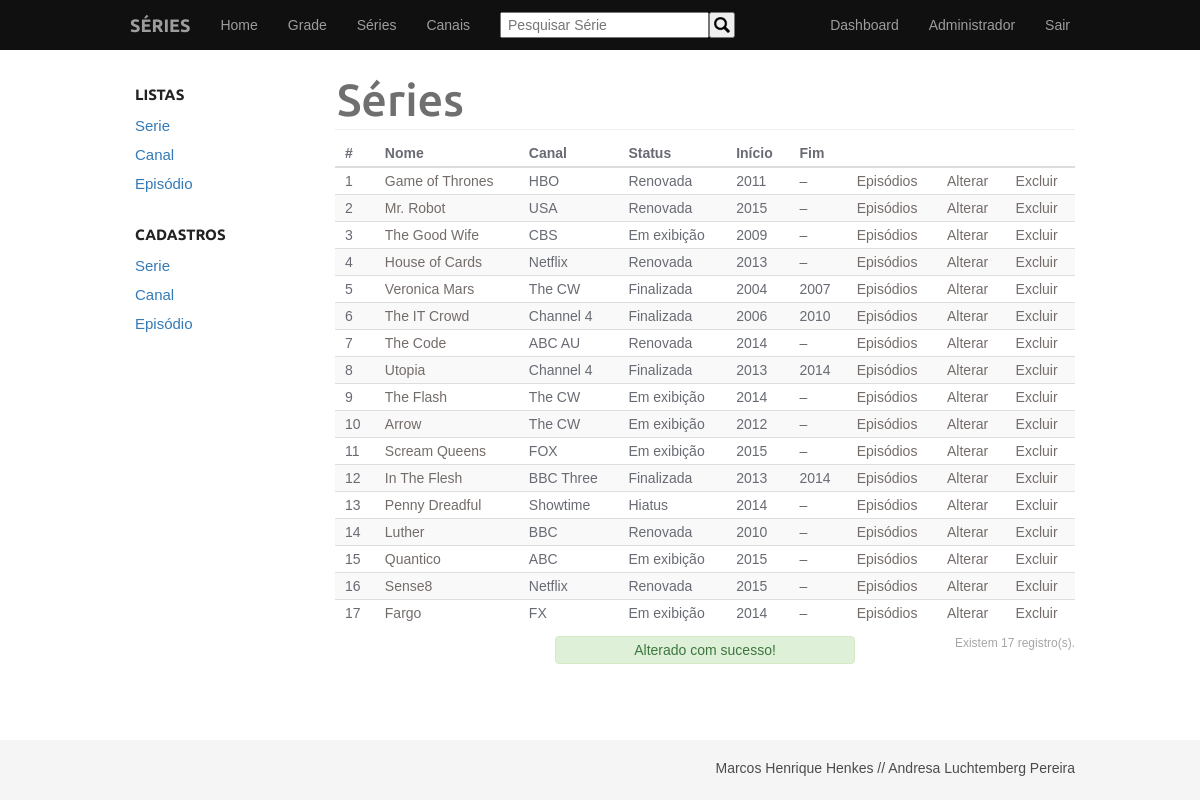
Screenshot of /listar_series.php?ok=2 (signed in) with the database file from the repository.
### tables this page shows
CREATE TABLE `serie` (
  `id` int(11) NOT NULL AUTO_INCREMENT,
  `id_canal` int(11) NOT NULL,
  `nome` varchar(255) NOT NULL,
  `status` varchar(50) NOT NULL,
  `inicio` int(11) NOT NULL,
  `fim` int(11) DEFAULT NULL,
  `sinopse` text,
  PRIMARY KEY (`id`)
);

CREATE TABLE `canal` (
  `id` int(11) NOT NULL AUTO_INCREMENT,
  `nome` varchar(255) NOT NULL,
  `pais` varchar(100) DEFAULT NULL,
  PRIMARY KEY (`id`)
);

### listar_series.php (the view, shortened to what this page needs)
<?php include("conexao.php"); ?>
<!DOCTYPE html>
<html>
<head>
	<link rel="stylesheet" type="text/css" href="estilos.css">
</head>
<body>
	<?php include("navbar.php") ?>
	<div class="container">
		<div class="sidebar sidebar-sm">
			<?php include("menu.php"); ?>
		</div>
		<div class="conteudo">
			<div class="titulo">
				<h1>Séries</h1>
			</div>
			<table class="listas-adm">
					<tr>
						<th>#</th>
						<th>Nome</th>
						<th>Canal</th>
						<th>Status</th>
						<th>Início</th>
						<th>Fim</th>
						<th></th>
						<th></th>
						<th></th>
					</tr>
					<?php
						$sql = "SELECT s.*, c.nome AS canal FROM serie s INNER JOIN canal c ON s.id_canal = c.id ORDER BY s.id;";
						$retorno = $mysqli->query($sql);
						while ($obj = $retorno->fetch_object()) {
					?>
					<tr>
						<td><?php  echo $obj->id ?></td>
						<td>
							<a href="<?php echo "serie.php?id=" . $obj->id ?>">
								<?php  echo $obj->nome ?>
							</a>
						</td>
						<td><?php  echo $obj->canal ?></td>
						<td><?php  echo $obj->status ?></td>
						<td><?php  echo $obj->inicio ?></td>
						<td>
							<?php
								if ($obj->fim == null) {
									echo "–";
								} else {
									echo $obj->fim;
								}
							?>
						</td>
						<td>
							<a href="cadastrar_episodio.php?serie=<?php echo $obj->id ?>">Episódios</a>
						</td>
						<td>
							<a href="alterar_serie.php?id=<?php echo $obj->id ?>">Alterar</a>
						</td>
						<td>
							<a href="excluir_serie_db.php?id=<?php echo $obj->id ?>">Excluir</a>
						</td>
					</tr>
			<?php
				}
			?>
			</table>
			<p id="cont-lines">Existem <?php echo $retorno->num_rows ?> registro(s).</p>
			<?php
				if(@$_GET['ok'] == 1) {
					echo '<div class="msg-pos">';
					echo "Cadastrado com sucesso!";
					echo '</div>';
				} else if(@$_GET['ok'] == 2) {
					echo '<div class="msg-pos">';
					echo "Alterado com sucesso!";
					echo '</div>';
				} else if(@$_GET['ok'] == 3) {
					echo '<div class="msg-pos">';
					echo "Removido com sucesso!";
					echo '</div>';
				} else if(@$_GET['erro'] == 1) {
					echo '<div class="msg-neg">';
					echo "Não foi possível remover o registro.";
					echo '</div>';
				}
			?>
		</div>
	</div>
	<?php include("footer.php") ?>
</body>
</html>

### estilos.css (style rules this page uses)
* { margin: 0; padding: 0; font-family: Helvetica, sans-serif; font-size: 14px; box-sizing: border-box; }
div { color: #4C4C4C; }
a { text-decoration: none; color: #3bace1; }
h1 { font-size: 45px; }
h1, h2, h3, h4 { font-family: "Ubuntu", Helvetica, sans-serif; font-weight: 500; color: #6f6f6f; }
table { width: 100%; }
html { min-height: 100%; position: relative; }
body { margin-bottom: 60px; }
.container { width: 970px; margin: 0 auto; height: 100%; }
body > .container { margin-top: -50px; padding-top: 70px; position: relative; }
.sidebar { width: 200px; min-height: 450px; float: left; overflow: hidden; margin-top: 8px; }
.sidebar-sm { width: 150px; }
.conteudo { margin-left: 210px; padding: 10px; min-height: 100%; }
.titulo { height: 50px; padding-left: 2px; border-bottom: 1px solid #EEE; }
.titulo h1 { float: left; line-height: 40px; }
.listas-adm { border-collapse: collapse; width: 100%; margin: 10px 0; }
.listas-adm tbody tr:nth-child(odd):not(:first-child) { background-color: #f9f9f9; }
.listas-adm td, th { padding: 5px 10px; }
.listas-adm th { border-bottom: 2px solid #ddd; color: #686b73; text-align: left; }
.listas-adm td { border-top: 1px solid #ddd; color: #686b73; }
.listas-adm a { text-decoration: none; color: #746c69; }
#cont-lines { font-size: 12px; float: right; color: #a6a6a6; }
.msg-pos { text-align: center; margin: 10px auto; padding: 5px; background-color: #DFF0D8; border: 1px solid #D6E9C6; border-radius: 4px; color: #3C763D; width: 300px; }
td { height: 25px; }

### rows the page displays
serie: id "1", nome "Game of Thrones", id_canal.nome "HBO", status "Renovada", inicio "2011"
serie: id "2", nome "Mr. Robot", id_canal.nome "USA", status "Renovada", inicio "2015"
serie: id "3", nome "The Good Wife", id_canal.nome "CBS", status "Em exibição", inicio "2009"
serie: id "4", nome "House of Cards", id_canal.nome "Netflix", status "Renovada", inicio "2013"
serie: id "5", nome "Veronica Mars", id_canal.nome "The CW", status "Finalizada", inicio "2004", fim "2007"
serie: id "6", nome "The IT Crowd", id_canal.nome "Channel 4", status "Finalizada", inicio "2006", fim "2010"
serie: id "7", nome "The Code", id_canal.nome "ABC AU", status "Renovada", inicio "2014"
serie: id "8", nome "Utopia", id_canal.nome "Channel 4", status "Finalizada", inicio "2013", fim "2014"
serie: id "9", nome "The Flash", id_canal.nome "The CW", status "Em exibição", inicio "2014"
serie: id "10", nome "Arrow", id_canal.nome "The CW", status "Em exibição", inicio "2012"
serie: id "11", nome "Scream Queens", id_canal.nome "FOX", status "Em exibição", inicio "2015"
serie: id "12", nome "In The Flesh", id_canal.nome "BBC Three", status "Finalizada", inicio "2013", fim "2014"
serie: id "13", nome "Penny Dreadful", id_canal.nome "Showtime", status "Hiatus", inicio "2014"
serie: id "14", nome "Luther", id_canal.nome "BBC", status "Renovada", inicio "2010"
serie: id "15", nome "Quantico", id_canal.nome "ABC", status "Em exibição", inicio "2015"
serie: id "16", nome "Sense8", id_canal.nome "Netflix", status "Renovada", inicio "2015"
serie: id "17", nome "Fargo", id_canal.nome "FX", status "Em exibição", inicio "2014"

### other values shown
$_SESSION['nome'] "Administrador"
$retorno->num_rows "17"
